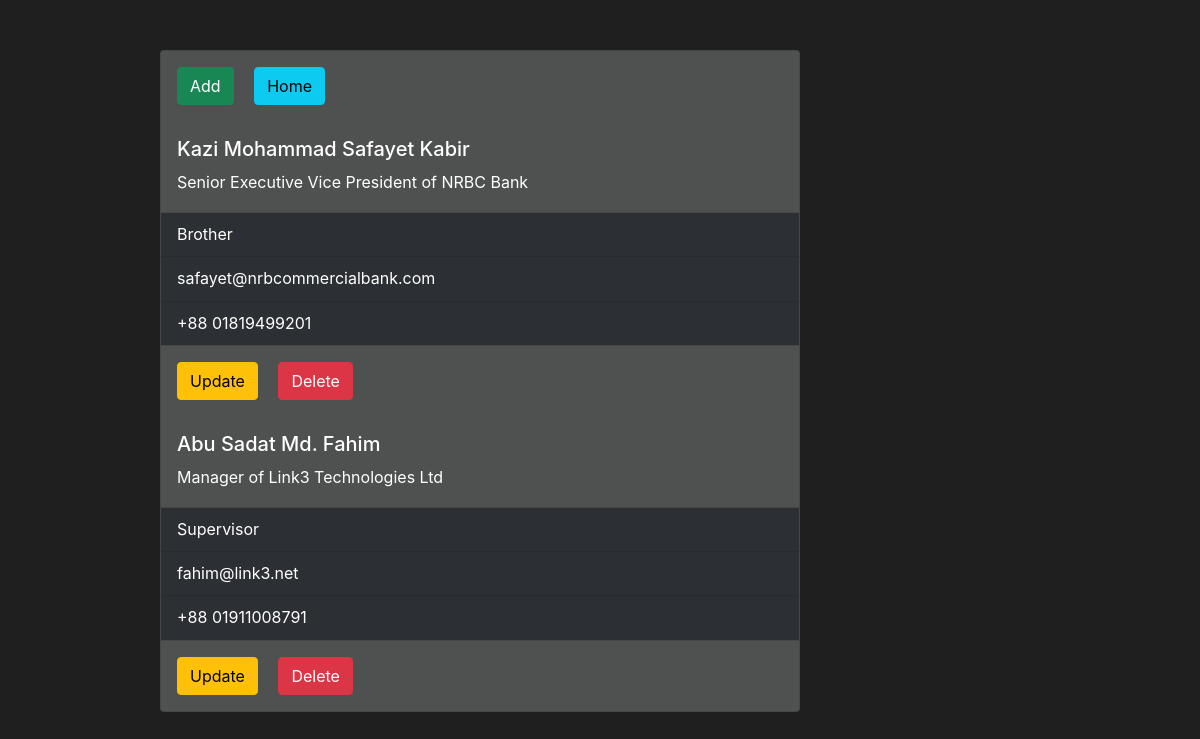
/ref/, run on the app's committed database.
### App_portfolio/models.py (models this page shows, shortened)
class Reference(models.Model):
    name        =models.CharField   (max_length=25, null=True, blank=True)
    designation =models.CharField   (max_length=60, null=True, blank=True)
    relation    =models.CharField   (max_length=15, null=True, blank=True)
    email       =models.EmailField  (max_length=35, null=True, blank=True)
    phone       =models.CharField   (max_length=15, null=True, blank=True)

### App_portfolio/views.py (the view)
# urls.py: path('ref/', ref, name='ref'),
def ref(request):
    ref = Reference.objects.all()
    return render(request, 'reference/ref.html', locals())

### template/reference/ref.html (shortened to what this page needs)
{% extends 'dashboard/dashboard.html' %}
{% block body %}
<div class="row" style="position: absolute; right: 400px; margin-top: 50px">
  <div class="col-lg-8">
    <div class="card" style="width: 40rem; background-color: #4f5050; color: #FFFFFF">
      <div class="card-body">
        <a href="{% url 'ref_create' %}" class="card-link btn btn-success">Add</a>
        <a href="{% url 'dashboard' %}" class="card-link btn btn-info">Home</a>
      </div>
      {% for i in ref %}
      <div class="card-body">
        <h5 class="card-title">{{i.name}}</h5>
        <p class="card-text">{{i.designation}}</p>
      </div>
      <ul class="list-group list-group-flush">
        <li style="background-color: #2c3034; color: #FFFFFF" class="list-group-item">{{i.relation}}</li>
        <li style="background-color: #2c3034; color: #FFFFFF" class="list-group-item">{{i.email}}</li>
        <li style="background-color: #2c3034; color: #FFFFFF" class="list-group-item">{{i.phone}}</li>
      </ul>
      <div class="card-body">
        <a href="{% url 'ref_update' i.id %}" class="card-link btn btn-warning">Update</a>
        <a href="{% url 'ref_delete' i.id %}" class="card-link btn btn-danger">Delete</a>
      </div>
      {% endfor %}
    </div>
  </div>
</div>
{% endblock %}

### static/assets/css/style.css (style rules this page uses)
:root { --primary_color: #28e98c; }
*,*::before,*::after { margin: 0; padding: 0; box-sizing: border-box; }
body { font-family: 'Inter', sans-serif; font-size: 16px; scroll-behavior: smooth; color: #999999; background: #1f1f1f; line-height: 1.7; overflow-x: hidden; height: 100vh; }
a { text-decoration: none; }
ul { list-style: none; margin: 0; padding: 0; }

### data on the page
Reference: name "Kazi Mohammad Safayet Kabir", designation "Senior Executive Vice President of NRBC Bank", relation "Brother", email "safayet@nrbcommercialbank.com", phone "+88 01819499201"
Reference: name "Abu Sadat Md. Fahim", designation "Manager of Link3 Technologies Ltd", relation "Supervisor", email "fahim@link3.net", phone "+88 01911008791"
